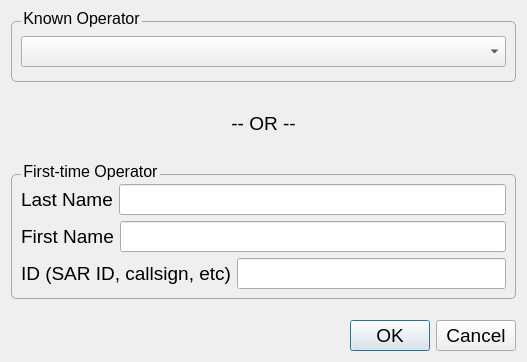
<?xml version="1.0" encoding="UTF-8"?>
<ui version="4.0">
 <class>loginDialog</class>
 <widget class="QDialog" name="loginDialog">
  <property name="geometry">
   <rect>
    <x>0</x>
    <y>0</y>
    <width>527</width>
    <height>362</height>
   </rect>
  </property>
  <property name="font">
   <font>
    <family>Segoe UI</family>
    <pointsize>14</pointsize>
   </font>
  </property>
  <property name="windowTitle">
   <string>Log In / Change Operator</string>
  </property>
  <layout class="QVBoxLayout" name="verticalLayout_4">
   <item>
    <layout class="QVBoxLayout" name="verticalLayout_3">
     <item>
      <widget class="QGroupBox" name="knownGroupBox">
       <property name="font">
        <font>
         <family>Segoe UI</family>
         <pointsize>12</pointsize>
        </font>
       </property>
       <property name="styleSheet">
        <string notr="true">QGroupBox{
	border:1px solid darkgray;
	border-radius:5px;
	margin-top:10px;
}
QGroupBox::title{
	padding-top:-24px;
	left:10px;
}</string>
       </property>
       <property name="title">
        <string>Known Operator</string>
       </property>
       <layout class="QVBoxLayout" name="verticalLayout_2">
        <item>
         <widget class="QComboBox" name="knownComboBox">
          <property name="font">
           <font>
            <family>Segoe UI</family>
            <pointsize>14</pointsize>
           </font>
          </property>
         </widget>
        </item>
       </layout>
      </widget>
     </item>
     <item>
      <widget class="QLabel" name="orLabel">
       <property name="font">
        <font>
         <family>Segoe UI</family>
         <pointsize>14</pointsize>
        </font>
       </property>
       <property name="text">
        <string>-- OR --</string>
       </property>
       <property name="alignment">
        <set>Qt::AlignCenter</set>
       </property>
      </widget>
     </item>
     <item>
      <widget class="QGroupBox" name="firstTimeGroupBox">
       <property name="font">
        <font>
         <family>Segoe UI</family>
         <pointsize>12</pointsize>
        </font>
       </property>
       <property name="styleSheet">
        <string notr="true">QGroupBox{
	border:1px solid darkgray;
	border-radius:5px;
	margin-top:10px;
}
QGroupBox::title{
	padding-top:-24px;
	left:10px;
}</string>
       </property>
       <property name="title">
        <string>First-time Operator</string>
       </property>
       <layout class="QVBoxLayout" name="verticalLayout">
        <item>
         <layout class="QHBoxLayout" name="lastNameHLayout">
          <item>
           <widget class="QLabel" name="lastNameLabel">
            <property name="font">
             <font>
              <family>Segoe UI</family>
              <pointsize>14</pointsize>
             </font>
            </property>
            <property name="text">
             <string>Last Name</string>
            </property>
           </widget>
          </item>
          <item>
           <widget class="QLineEdit" name="lastNameField">
            <property name="font">
             <font>
              <family>Segoe UI</family>
              <pointsize>14</pointsize>
             </font>
            </property>
           </widget>
          </item>
         </layout>
        </item>
        <item>
         <layout class="QHBoxLayout" name="firstNameHLayout">
          <item>
           <widget class="QLabel" name="firstNameLabel">
            <property name="font">
             <font>
              <family>Segoe UI</family>
              <pointsize>14</pointsize>
             </font>
            </property>
            <property name="text">
             <string>First Name</string>
            </property>
           </widget>
          </item>
          <item>
           <widget class="QLineEdit" name="firstNameField">
            <property name="font">
             <font>
              <family>Segoe UI</family>
              <pointsize>14</pointsize>
             </font>
            </property>
           </widget>
          </item>
         </layout>
        </item>
        <item>
         <layout class="QHBoxLayout" name="idHLayout">
          <item>
           <widget class="QLabel" name="idLabel">
            <property name="font">
             <font>
              <family>Segoe UI</family>
              <pointsize>14</pointsize>
             </font>
            </property>
            <property name="text">
             <string>ID (SAR ID, callsign, etc)</string>
            </property>
           </widget>
          </item>
          <item>
           <widget class="QLineEdit" name="idField">
            <property name="font">
             <font>
              <family>Segoe UI</family>
              <pointsize>14</pointsize>
             </font>
            </property>
           </widget>
          </item>
         </layout>
        </item>
       </layout>
      </widget>
     </item>
     <item>
      <spacer name="verticalSpacer">
       <property name="orientation">
        <enum>Qt::Vertical</enum>
       </property>
       <property name="sizeType">
        <enum>QSizePolicy::Fixed</enum>
       </property>
       <property name="sizeHint" stdset="0">
        <size>
         <width>20</width>
         <height>15</height>
        </size>
       </property>
      </spacer>
     </item>
     <item>
      <widget class="QDialogButtonBox" name="buttonBox">
       <property name="font">
        <font>
         <family>Segoe UI</family>
         <pointsize>14</pointsize>
        </font>
       </property>
       <property name="orientation">
        <enum>Qt::Horizontal</enum>
       </property>
       <property name="standardButtons">
        <set>QDialogButtonBox::Cancel|QDialogButtonBox::Ok</set>
       </property>
      </widget>
     </item>
    </layout>
   </item>
  </layout>
 </widget>
 <resources/>
 <connections>
  <connection>
   <sender>buttonBox</sender>
   <signal>accepted()</signal>
   <receiver>loginDialog</receiver>
   <slot>accept()</slot>
   <hints>
    <hint type="sourcelabel">
     <x>396</x>
     <y>356</y>
    </hint>
    <hint type="destinationlabel">
     <x>157</x>
     <y>274</y>
    </hint>
   </hints>
  </connection>
  <connection>
   <sender>buttonBox</sender>
   <signal>rejected()</signal>
   <receiver>loginDialog</receiver>
   <slot>reject()</slot>
   <hints>
    <hint type="sourcelabel">
     <x>464</x>
     <y>356</y>
    </hint>
    <hint type="destinationlabel">
     <x>286</x>
     <y>274</y>
    </hint>
   </hints>
  </connection>
 </connections>
 <slots>
  <slot>viewUsageButtonClicked()</slot>
 </slots>
</ui>
